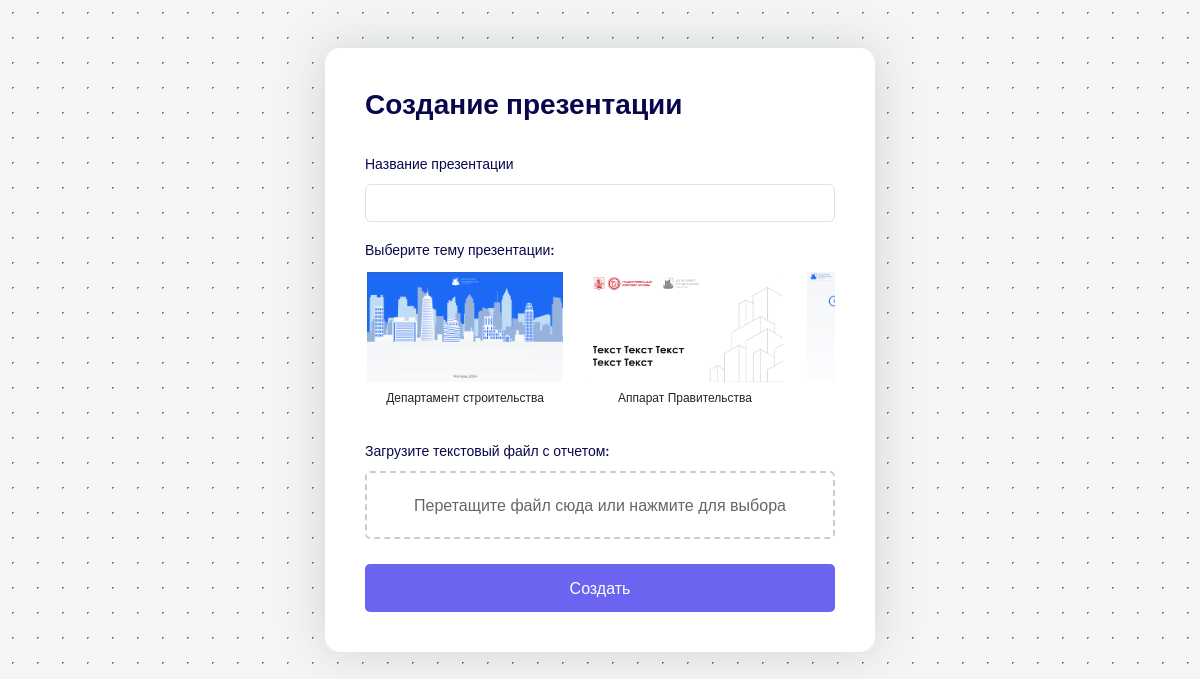
/create, run on the app's committed database.
### main/models.py (models this page shows, shortened)
class Theme(models.Model):
    name = models.CharField(max_length=255, verbose_name="Название темы")
    image_title = models.ImageField(upload_to='themes/', verbose_name="Превью темы", null=True, blank=True)
    slides_json = models.JSONField(verbose_name="Слайды", null=True, blank=True)
    class Meta:
        verbose_name = "Тема"
        verbose_name_plural = "Темы"

### main/views.py (the view)
# urls.py: path('create', views.create, name='create'),
def create(request):
    if request.method == 'POST':
        form = PresentationForm(request.POST)
        if form.is_valid():
            presentation = form.save(commit=False)
            presentation.user = request.user
            text_file = request.FILES.get('text_file')
            if text_file:
                text_content = text_file.read().decode('utf-8')
            selected_theme = request.POST.get('theme')
            theme = Theme.objects.get(id=selected_theme)
            presentation_json = send_to_gen_pres(text_content, theme.slides_json)
            presentation.slides = presentation_json
            presentation.save()
            print(presentation_json)
            slides_data = json.loads(presentation_json)
            for slide in slides_data:
                for key, value in slide['content'].items():
                    if key.startswith('img-'):
                        image_url = gen(value)
                        slide['content'][key] = image_url
                        presentation.slides = json.dumps(slides_data).replace('\n', '').replace('"', '\"').replace("```", '').replace('fields', 'content')
                        presentation.save()
            presentation.slides = json.dumps(slides_data).replace('\n', '').replace('"', '\"').replace("```", '').replace('fields', 'content')
            presentation.save()
            presentation.save()
            return redirect('edit', presentation_id=presentation.id)
    else:
        form = PresentationForm()
    themes = Theme.objects.all()
    slides = Slide.objects.all()
    return render(request, 'create.html', {
        'form': form,
        'themes': themes,
        'slides': slides
    })

### main/forms.py
class PresentationForm(forms.ModelForm):
    class Meta:
        model = Presentation
        fields = ['name',]
        labels = {
            'name': 'Название презентации',
        }
        widgets = {
            'name': forms.TextInput(attrs={'class': 'form-control'}),
        }
    def __init__(self, *args, **kwargs):
        super().__init__(*args, **kwargs)

### main/templates/create.html (shortened to what this page needs)
<!DOCTYPE html>
<html lang="ru">
<head>
    <link href="https://cdn.jsdelivr.net/npm/bootstrap@5.3.0/dist/css/bootstrap.min.css" rel="stylesheet"
>
</head>
<body>
    <div class="formbold-main-wrapper">
        <div class="formbold-form-wrapper">
            <h1 class="formbold-form-title">Создание презентации</h1>
            <form method="post" enctype="multipart/form-data" id="presentation-form">
                {% for field in form %}
                <div class="formbold-form-group">
                    <label for="{{ field.id_for_label }}" class="formbold-form-label">{{ field.label }}</label>
                    {{ field }}
                </div>
                {% endfor %}
                <div class="formbold-form-group mt-3">
                    <label class="formbold-form-label">Выберите тему презентации:</label>
                    <div class="theme-carousel">
                        {% for theme in themes %}
                        <div class="theme-item">
                            <img src="{{ theme.image_title.url }}" alt="{{ theme.name }}" class="theme-image"
                                onclick="selectTheme({{ theme.id }})">
                            <p style="text-align: center; font-size: 12px; margin-top: 5px;">{{ theme.name }}</p>
                        </div>
                        {% endfor %}
                    </div>
                </div>
                <div class="formbold-form-group mt-3">
                    <label for="text_file" class="formbold-form-label">Загрузите текстовый файл с отчетом:</label>
                    <div class="file-upload-wrapper" id="file-upload-wrapper"
                        onclick="document.getElementById('text_file').click();">
                        <div class="file-upload-text">Перетащите файл сюда или нажмите для выбора</div>
                    </div>
                </div>
                <button type="submit" class="formbold-btn">Создать</button>
            </form>
        </div>
    </div>
</body>
</html>

### main/templates/create.html (style rules this page uses)
* { margin: 0; padding: 0; box-sizing: border-box; }
body { font-family: "Inter", sans-serif; background-color: #f5f5f5; background-image: radial-gradient(#7c7c7c 1px, transparent 1px); background-size: 25px 25px; }
.formbold-main-wrapper { display: flex; align-items: center; justify-content: center; padding: 48px; }
.formbold-form-wrapper { margin: 0 auto; max-width: 550px; width: 100%; background: white; padding: 40px; border-radius: 15px; box-shadow: 0px 0px 48px 0px rgba(34, 60, 80, 0.18); }
.formbold-form-title { font-size: 28px; font-weight: 600; color: #07074D; margin-bottom: 30px; }
.formbold-form-label { color: #07074D; font-weight: 500; font-size: 14px; line-height: 24px; display: block; margin-bottom: 8px; }
.formbold-btn { font-size: 16px; border-radius: 5px; padding: 12px 25px; border: none; font-weight: 500; background-color: #6A64F1; color: white; cursor: pointer; margin-top: 25px; width: 100%; }
.theme-carousel { display: flex; overflow-x: auto; scroll-snap-type: x mandatory; scroll-behavior: smooth; -webkit-overflow-scrolling: touch; }
.theme-item { flex: 0 0 auto; width: 200px; margin-right: 20px; scroll-snap-align: start; cursor: pointer; }
.theme-image { width: 100%; height: auto; border: 2px solid transparent; transition: border-color 0.3s ease; }
.file-upload-wrapper { border: 2px dashed #ccc; border-radius: 5px; padding: 20px; text-align: center; cursor: pointer; transition: all 0.3s ease; }
.file-upload-text { color: #666; }

### data on the page
Theme: image_title (picture), name "Департамент строительства"
Theme: image_title (picture), name "Аппарат Правительства"
Theme: image_title (picture)

### other printed values
{{ field.label }} "Название презентации"
